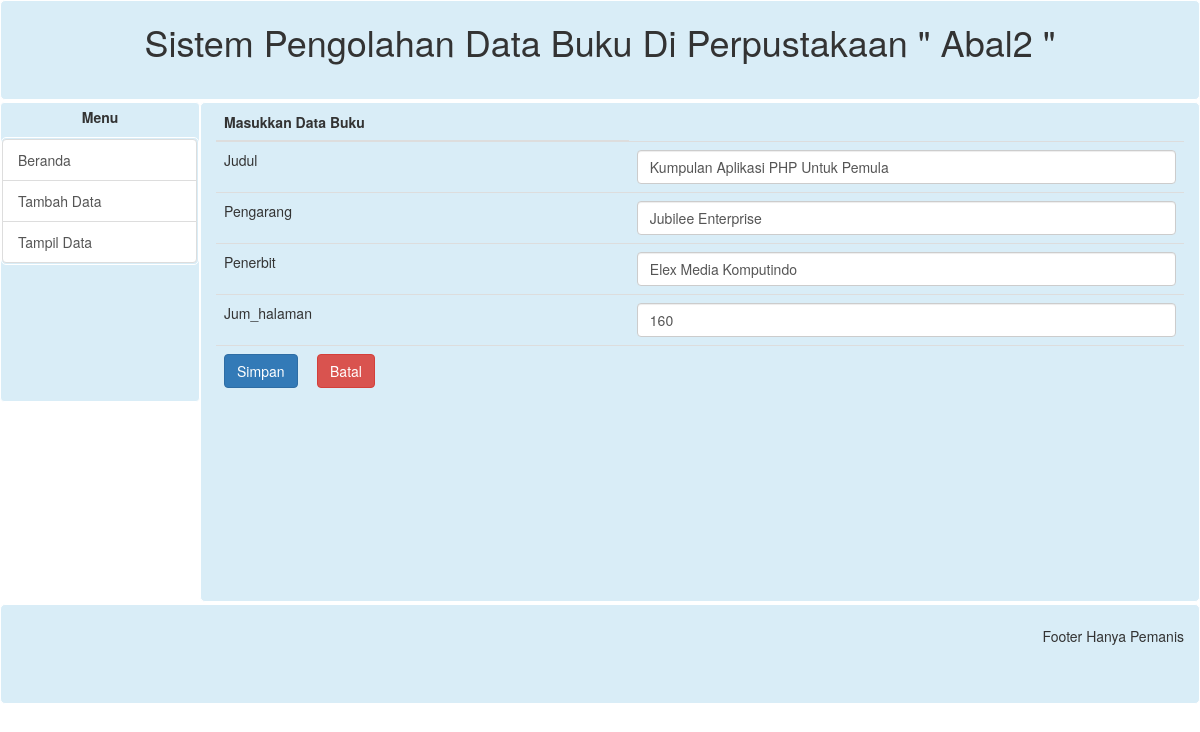
Page /form.php?id=4 on the committed database.
### tables this page shows
CREATE TABLE `buku` (
  `id_buku` int(11) NOT NULL,
  `judul` varchar(50) NOT NULL,
  `pengarang` varchar(50) NOT NULL,
  `penerbit` varchar(50) NOT NULL,
  `jum_halaman` int(11) NOT NULL,
  `gambar` varchar(100) NOT NULL
);

### class.php (called while the page is built, shortened)
<?php
	class AksesDB{
		var $konek;
		function __construct(){
			$this->konek = mysqli_connect(DB_SERVER,DB_USER,DB_PASS,DB_NAME) OR die("Gagal Koneksi");
		}
		function ambilData($where=""){
			$query=mysqli_query($this->konek,"select * from buku $where");
			return $query;
		}
	}
?>

### form.php (the view, shortened to what this page needs)
<?php
include_once "wadah/atas.php";
include_once "class.php";
	if (isset($_GET['id'])){
		$id=$_GET['id'];
		$ambil = new AksesDB ();
		$hasil=$ambil->ambilData("where id_buku=$id");
		$row=mysqli_fetch_assoc($hasil);
		$judul=$row['judul'];
		$pengarang=$row['pengarang'];
		$penerbit=$row['penerbit'];
		$jum_halaman=$row['jum_halaman'];
	}
	else {
		$id=NULL;
		$judul="";
		$pengarang="";
		$penerbit="";
		$jum_halaman="";
	}
?>
<form name="tambah" action="#" method="post" onSubmit="return validasi();">
	<table class="table">
		<thead>
			<tr>
				<th>Masukkan Data Buku</th>
			</tr>
		</thead>
		<tbody >
			<tr>
				<td>Judul <span id="judul" class="" ></span></td>
				<td><input type="text" class="form-control" name="judul" value="<?php echo $judul?>"></td>
			</tr>
			<tr>
				<td>Pengarang <span id="pengarang" class="" ></span></td>
				<td><input type="text" class="form-control" name="pengarang" value="<?php echo $pengarang ?>"></td>
			</tr>
			<tr>
				<td>Penerbit <span id="penerbit" class="" ></span></td>
				<td><input type="text" class="form-control" name="penerbit" value="<?php echo $penerbit?>"></td>
			</tr>
			<tr>
				<td>Jum_halaman <span id="jum_halaman" class="" ></span></td>
				<td><input type="number" class="form-control" name="jum_halaman" value="<?php echo $jum_halaman?>"></td>
			</tr>
			<tr>
				<td colspan="2"><input type="submit" value="Simpan" class="btn btn-primary" name="simpan" > &nbsp; &nbsp; <a href="index.php" class="btn btn-danger"> Batal</a></td>
			</tr>
		</tbody>
	</table>
</form>
<?php
	include_once "wadah/bawah.php";
?>

### rows in the picture
buku: judul "Kumpulan Aplikasi PHP Untuk Pemula", pengarang "Jubilee Enterprise", penerbit "Elex Media Komputindo", jum_halaman "160"
